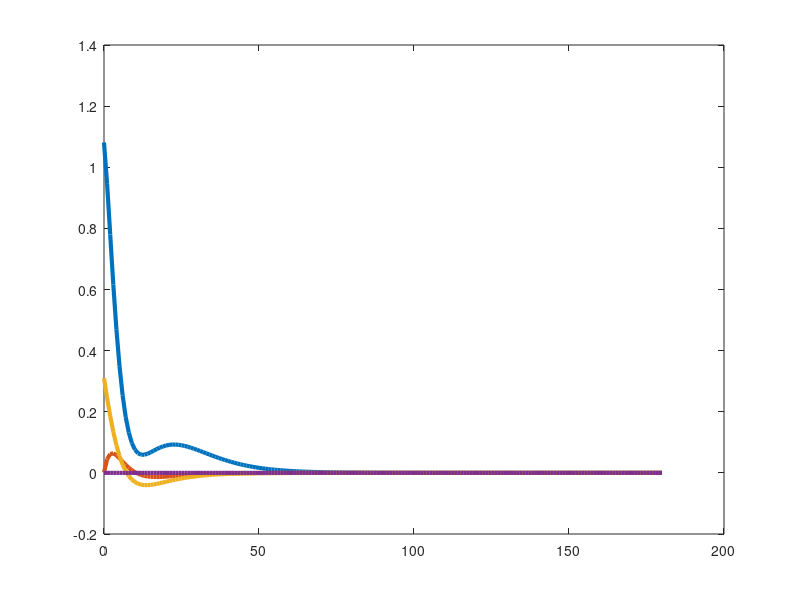

Here is the MATLAB script that generated this plot: (Note: this script raises an error after producing the figure.)

% Parameters
k0 = 0.0165;              % Insulin-independent fractional removal rate
a1 = 0.394;                   % a1 - a6 parameters
a2 = 0.142;                 
a3 = 0.251;
a4 = 0.394;
a5 = (3.15*10^-8)*(7.5*10^-6);
a6 = 2.8*10^3*(7.5*10^-6);

% Equilibrium point (upright)
x_bar1 = 1.08;
x_bar3 = 0.3;
x_bar2 = (a2*x_bar3)/a1;
x_bar4 = (a5*x_bar3)/a6;
x_bar = [x_bar1;
         x_bar2;
         x_bar3;
         x_bar4]; 

u_eqm = [x_bar1*(k0+x_bar2);
         ((a1*a3-a4*a2-a5*a1)*(x_bar3))/a1];
y_bar = x_bar1; 

% A and B Matrix Formation (Jacobian Linearisation Matrix)
A = [1-(k0+x_bar2), -(x_bar1), 0, 0; 
     0, 1-a1, a2, 0; 
     0, a4, 1-a3, a6; 
     0, 0, a5, 1-a6];

B = [1, 0; 
     0, 0;
     0, 1;
     0, 0];

% Calculate and print the eigenvalues, checking for stability
eigenvalues = eig(A);
disp('Eigenvalues of the matrix A:');
disp(eigenvalues);

% Desired regulation point (regulation to zero)
xf = [0; 0; 0; 0];

% Compute steady-state input (ubar)
ubar = B \ ((eye(4) - A) * xf);
residual = norm((eye(4) - A) * xf - B * ubar);  % Optional check

% Check controllability matrix
ctrl = [B, A*B, A^2*B, A^3*B];
rankC = rank(ctrl);
disp('Rank of the controllability matrix:');
disp(rankC);

% Feedback design
P_test = [0.7, 0.85, 0.9, 0.8];
K = place(A, B, P_test); 
disp('K-gain:');
disp(K);

% Initial States
T = 180;
x = zeros(4, T+1);
% With slight perturbation
x(:,1) = [1.081; ((0.01651 + (a2/a1)*(x(3)))/0.951)-0.0165; 0.31; 0];
u = zeros(2, T);
u(:,1) = [x(1,1)*(k0+x(2,1)); ((a1*a3-a4*a2-a5*a1)*(x(3,1))/a1)];
y = zeros(1, T+1);
y(:,1) = x(1);

% Simulation loop
for t = 1:T
    u(:,t) = ubar - K * (x(:,t) - xf);
    x(:,t+1) = A * x(:,t) + B * u(:,t);
end

% Plotting results
figure;
plot(0:T, x(1,:), '-', 'LineWidth', 3, 'DisplayName', '$x_1(t)$');
hold on;
plot(0:T, x(2,:), '-', 'LineWidth', 3, 'DisplayName', '$x_2(t)$');
plot(0:T, x(3,:), '-', 'LineWidth', 3, 'DisplayName', '$x_3(t)$');
plot(0:T, x(4,:), '-', 'LineWidth', 3, 'DisplayName', '$x_4(t)$');
yline(x_bar(1), '--', 'LineWidth', 2, 'HandleVisibility', 'off');
yline(x_bar(2), '--', 'LineWidth', 2, 'HandleVisibility', 'off');
yline(x_bar(3), '--', 'LineWidth', 2, 'HandleVisibility', 'off');
yline(x_bar(4), '--', 'LineWidth', 2, 'HandleVisibility', 'off');
xlabel('Time Step $t$', 'FontSize', 28, 'Interpreter', 'latex');
ylabel('State Components $x_i(t)$', 'FontSize', 28, 'Interpreter', 'latex');
title('State Convergence to $x_f$ from $x_0$ (Linearised Controller)', 'FontSize', 32, 'Interpreter', 'latex');
legend('FontSize', 24, 'Interpreter', 'latex', 'Location', 'best');
grid on;
set(gca, 'FontSize', 24);
